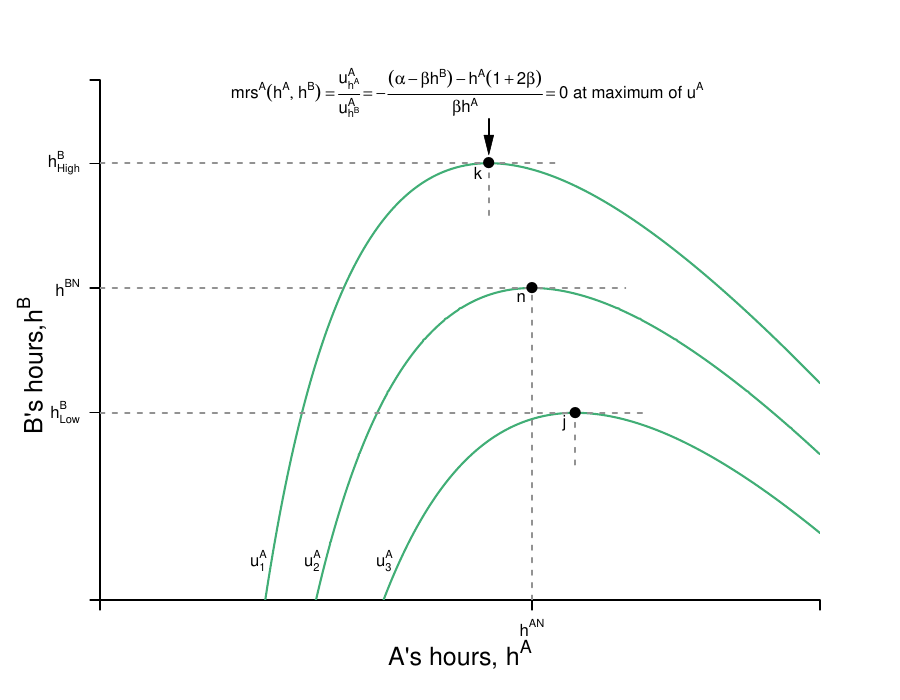

Reproduce this figure in R.
require(shape)
pdf(file = "coordination_failures/coordination_indiff_map.pdf", width = 9, height = 7)

#Set parameters for graphics
pointsize <- 1.8
axislabelsize <- 1.8
labelsize <- 1.5
namesize <- 1.8
annotatesize <- 1.5
graphlinewidth <- 2
segmentlinewidth <- 1.5

COL <- c("#7fc97f", "#beaed4", "#fdc086", "#ffff99", "#386cb0", "#f0027f", "#bf5b17", "#666666")
COLA <- c("#99d8c9","#66c2a4","#41ae76", "#238b45", "#005824")
COLB <- c("#4eb3d3", "#2b8cbe", "#0868ac","#084081")
Grays <- gray.colors(25, start =1, end = 0)

par(mar =  c(5, 6, 4, 4))

# uA <- function(ea, eb, alpha = 16, beta = 1/24) {
#   alpha*(1 - beta*eb)*ea - 0.5*(ea)^2
# }

uA <- function(ea, eb, alpha = 30, beta = 1/2) {
  (alpha - beta*(ea+eb))*ea - 0.5*(ea)^2
}

hANE <- function(alpha, beta = 1/2){
  alpha/(1 + 3*beta)
}

brfA <- function(ea, alpha = 30, beta = 1/2) {
  (alpha - ea*(1 + 2*beta))/(beta)
}

# brfA <- function(ea, alpha = 16, beta = 1/24) {
#   (alpha - ea)/(alpha * beta)
# }


xlims <- c(0, 20)
ylims <- c(0, 20)

npts <- 501 
x <- seq(xlims[1], xlims[2], length.out = npts)
y <- seq(ylims[1], ylims[2], length.out = npts) 
a <- c(uA(10.8, brfA(10.8)), 
       uA(hANE(alpha = 30, beta = 1/2), hANE(alpha = 30, beta = 1/2)), 
       uA(13.2, brfA(13.2))
       )

plot(0, 0, xlim = xlims, ylim = ylims, type = "n",
     xlab = expression(paste("")),
     ylab = expression(paste("")), 
     xaxt = "n", 
     yaxt = "n", 
     cex.lab = axislabelsize, 
     bty = "n",
     xaxs="i", 
     yaxs="i")

# ticksy <- seq(from = 0, to = ylims[2], by = 2)
# ylabels <- seq(from = 0, to = ylims[2], by = 2)
# ticksx <- seq(from = 0, to = xlims[2], by = 2)
# xlabels <- seq(from = 0, to = xlims[2], by = 2)
ticksy <- c(0,  brfA(13.2), 12,  brfA(10.8), ylims[2])
ylabels <- c(NA, expression(paste(h[Low]^B)), expression(paste(h^{BN})), expression(paste(h[High]^B)), NA)
ticksx <- c(0, 12,  xlims[2])
xlabels <- c(NA, expression(paste(h^{AN})), NA)


axis(1, at = ticksx, pos = 0, labels = xlabels, cex.axis= labelsize - 0.05)
axis(2, at = ticksy, pos = 0, labels = ylabels, las = 1, cex.axis= labelsize - 0.05)

npts <- 500 
xx1 <- seq(xlims[1], xlims[2], length.out = npts)
#lines(xx1, brfA(xx1, alpha = 16, beta = 1/24), col = COLA[4], lwd = graphlinewidth)


contour(y, x, 
        outer(x, y, uA),
        drawlabels = FALSE,
        col = COLA[3],
        lwd = graphlinewidth,
        levels = a, 
        xaxs="i", 
        yaxs="i", 
        add = TRUE) 

text(0.5*xlims[2], -2.5, expression(paste("A's hours, ", h^A)), xpd = TRUE, cex = axislabelsize)
text(-2.8, 10, expression(paste("B's hours,", h^B)), xpd = TRUE, cex = axislabelsize, srt = 90) 

#Label the iso-welfare functions for the A
text(4.2, 1.5, expression(u[1]^A), cex = annotatesize)
text(5.7, 1.5, expression(u[2]^A), cex = annotatesize)
text(7.7, 1.5, expression(u[3]^A), cex = annotatesize)

#Label Nash Equilibrium 
segments(0, 12, 14.6, 12, lty = 2, col = Grays[18], lwd = segmentlinewidth)
segments(12, 0, 12, 12, lty = 2, col = Grays[18], lwd = segmentlinewidth)
points(12, 12, pch = 16, col = "black", cex = 1.5)
#text(11.3, 10.1, expression(paste("Nash Equilibrium")))
text(12 - 0.3, 12 - 0.6, expression(paste("n")), cex = annotatesize)



segments(0,  brfA(13.2),  13.2 + 2,  brfA(13.2), lty = 2, col = Grays[18], lwd = segmentlinewidth)
segments(13.2,  brfA(13.2) - 2,  13.2,  brfA(13.2), lty = 2, col = Grays[18], lwd = segmentlinewidth)
points(13.2, brfA(ea = 13.2), pch = 16, col = "black", cex = 1.5)
text(13.2 - 0.3, brfA(ea = 13.2) - 0.6, expression(paste("j")), cex = annotatesize)

segments(0, brfA(10.8), 10.8 + 2, brfA(10.8), lty = 2, col = Grays[18], lwd = segmentlinewidth)
segments(10.8, brfA(10.8) - 2, 10.8, brfA(10.8), lty = 2, col = Grays[18], lwd = segmentlinewidth)
points(10.8, brfA(10.8), pch = 16, col = "black", cex = 1.5)
text(10.8 - 0.3, brfA(10.8) - 0.6, expression(paste("k")), cex = annotatesize)

text(10.2, 19.5, expression(paste(mrs^{A}*(list(h^A, h^B)) == frac(u[h^A]^A, u[h^B]^A), phantom() == 0, " at maximum of ", u^A)), cex = annotatesize - 0.05, xpd = TRUE)
Arrows(10.8, 18.5, 10.8, 17.5, col = "black", lty = 1, lwd = 2, arr.type = "triangle", arr.lwd = 0.5)



dev.off()
